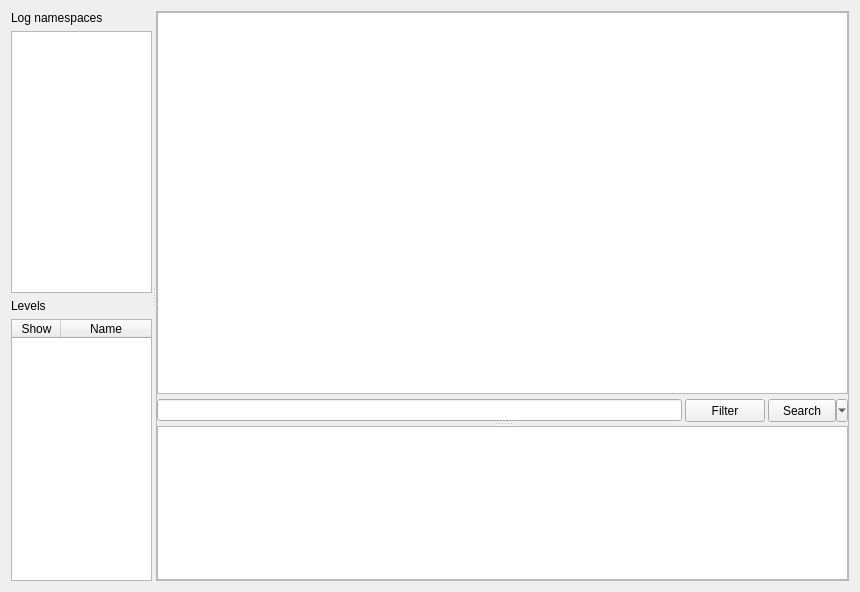
<?xml version="1.0" encoding="UTF-8"?>
<ui version="4.0">
 <class>Logger</class>
 <widget class="QWidget" name="Logger">
  <property name="geometry">
   <rect>
    <x>0</x>
    <y>0</y>
    <width>860</width>
    <height>592</height>
   </rect>
  </property>
  <property name="windowTitle">
   <string>outlogix logger</string>
  </property>
  <layout class="QHBoxLayout" name="horizontalLayout">
   <item>
    <widget class="QSplitter" name="horizontalSplitter">
     <property name="sizePolicy">
      <sizepolicy hsizetype="Expanding" vsizetype="Expanding">
       <horstretch>0</horstretch>
       <verstretch>0</verstretch>
      </sizepolicy>
     </property>
     <property name="orientation">
      <enum>Qt::Horizontal</enum>
     </property>
     <widget class="QWidget" name="verticalWidget_2" native="true">
      <property name="sizePolicy">
       <sizepolicy hsizetype="Preferred" vsizetype="Preferred">
        <horstretch>15</horstretch>
        <verstretch>0</verstretch>
       </sizepolicy>
      </property>
      <layout class="QVBoxLayout" name="verticalLayout_3">
       <property name="spacing">
        <number>3</number>
       </property>
       <property name="leftMargin">
        <number>0</number>
       </property>
       <property name="topMargin">
        <number>0</number>
       </property>
       <property name="rightMargin">
        <number>0</number>
       </property>
       <property name="bottomMargin">
        <number>0</number>
       </property>
       <item>
        <widget class="QSplitter" name="splitter">
         <property name="orientation">
          <enum>Qt::Vertical</enum>
         </property>
         <widget class="QWidget" name="layoutWidget">
          <layout class="QVBoxLayout" name="verticalLayout">
           <item>
            <widget class="QLabel" name="label">
             <property name="text">
              <string>Log namespaces</string>
             </property>
             <property name="margin">
              <number>1</number>
             </property>
            </widget>
           </item>
           <item>
            <widget class="QTreeView" name="namespaceTreeView">
             <property name="editTriggers">
              <set>QAbstractItemView::NoEditTriggers</set>
             </property>
             <property name="showDropIndicator" stdset="0">
              <bool>false</bool>
             </property>
             <property name="selectionMode">
              <enum>QAbstractItemView::ExtendedSelection</enum>
             </property>
             <property name="selectionBehavior">
              <enum>QAbstractItemView::SelectItems</enum>
             </property>
             <property name="autoExpandDelay">
              <number>-1</number>
             </property>
             <property name="indentation">
              <number>12</number>
             </property>
             <property name="rootIsDecorated">
              <bool>true</bool>
             </property>
             <property name="uniformRowHeights">
              <bool>false</bool>
             </property>
             <property name="itemsExpandable">
              <bool>true</bool>
             </property>
             <property name="animated">
              <bool>false</bool>
             </property>
             <property name="allColumnsShowFocus">
              <bool>false</bool>
             </property>
             <property name="headerHidden">
              <bool>true</bool>
             </property>
             <attribute name="headerDefaultSectionSize">
              <number>15</number>
             </attribute>
            </widget>
           </item>
           <item>
            <widget class="QLabel" name="label_3">
             <property name="text">
              <string>Levels</string>
             </property>
             <property name="margin">
              <number>1</number>
             </property>
            </widget>
           </item>
           <item>
            <widget class="QTableWidget" name="levelsTable">
             <property name="sizePolicy">
              <sizepolicy hsizetype="Expanding" vsizetype="Expanding">
               <horstretch>0</horstretch>
               <verstretch>0</verstretch>
              </sizepolicy>
             </property>
             <property name="autoScroll">
              <bool>false</bool>
             </property>
             <property name="editTriggers">
              <set>QAbstractItemView::NoEditTriggers</set>
             </property>
             <property name="showDropIndicator" stdset="0">
              <bool>false</bool>
             </property>
             <property name="defaultDropAction">
              <enum>Qt::MoveAction</enum>
             </property>
             <property name="selectionBehavior">
              <enum>QAbstractItemView::SelectRows</enum>
             </property>
             <property name="showGrid">
              <bool>true</bool>
             </property>
             <property name="gridStyle">
              <enum>Qt::SolidLine</enum>
             </property>
             <attribute name="horizontalHeaderDefaultSectionSize">
              <number>49</number>
             </attribute>
             <attribute name="horizontalHeaderHighlightSections">
              <bool>false</bool>
             </attribute>
             <attribute name="horizontalHeaderShowSortIndicator" stdset="0">
              <bool>false</bool>
             </attribute>
             <attribute name="horizontalHeaderStretchLastSection">
              <bool>true</bool>
             </attribute>
             <attribute name="verticalHeaderVisible">
              <bool>false</bool>
             </attribute>
             <attribute name="verticalHeaderDefaultSectionSize">
              <number>20</number>
             </attribute>
             <attribute name="verticalHeaderHighlightSections">
              <bool>true</bool>
             </attribute>
             <attribute name="verticalHeaderMinimumSectionSize">
              <number>15</number>
             </attribute>
             <attribute name="verticalHeaderStretchLastSection">
              <bool>false</bool>
             </attribute>
             <column>
              <property name="text">
               <string>Show</string>
              </property>
             </column>
             <column>
              <property name="text">
               <string>Name</string>
              </property>
             </column>
            </widget>
           </item>
          </layout>
         </widget>
        </widget>
       </item>
      </layout>
     </widget>
     <widget class="QSplitter" name="verticalSplitter">
      <property name="sizePolicy">
       <sizepolicy hsizetype="Expanding" vsizetype="Expanding">
        <horstretch>69</horstretch>
        <verstretch>0</verstretch>
       </sizepolicy>
      </property>
      <property name="frameShape">
       <enum>QFrame::StyledPanel</enum>
      </property>
      <property name="orientation">
       <enum>Qt::Vertical</enum>
      </property>
      <widget class="QWidget" name="verticalWidget" native="true">
       <property name="sizePolicy">
        <sizepolicy hsizetype="Expanding" vsizetype="Expanding">
         <horstretch>0</horstretch>
         <verstretch>7</verstretch>
        </sizepolicy>
       </property>
       <layout class="QVBoxLayout" name="verticalLayout_2">
        <property name="spacing">
         <number>5</number>
        </property>
        <property name="leftMargin">
         <number>0</number>
        </property>
        <property name="topMargin">
         <number>0</number>
        </property>
        <property name="rightMargin">
         <number>0</number>
        </property>
        <property name="bottomMargin">
         <number>0</number>
        </property>
        <item>
         <widget class="QTableView" name="loggerTable">
          <property name="sizePolicy">
           <sizepolicy hsizetype="Expanding" vsizetype="Expanding">
            <horstretch>0</horstretch>
            <verstretch>0</verstretch>
           </sizepolicy>
          </property>
          <property name="minimumSize">
           <size>
            <width>0</width>
            <height>0</height>
           </size>
          </property>
          <property name="font">
           <font>
            <family>Sans Serif</family>
           </font>
          </property>
          <property name="mouseTracking">
           <bool>false</bool>
          </property>
          <property name="autoScroll">
           <bool>true</bool>
          </property>
          <property name="editTriggers">
           <set>QAbstractItemView::NoEditTriggers</set>
          </property>
          <property name="tabKeyNavigation">
           <bool>false</bool>
          </property>
          <property name="showDropIndicator" stdset="0">
           <bool>false</bool>
          </property>
          <property name="dragDropOverwriteMode">
           <bool>false</bool>
          </property>
          <property name="selectionMode">
           <enum>QAbstractItemView::SingleSelection</enum>
          </property>
          <property name="selectionBehavior">
           <enum>QAbstractItemView::SelectRows</enum>
          </property>
          <property name="horizontalScrollMode">
           <enum>QAbstractItemView::ScrollPerPixel</enum>
          </property>
          <property name="wordWrap">
           <bool>false</bool>
          </property>
          <property name="cornerButtonEnabled">
           <bool>false</bool>
          </property>
          <attribute name="horizontalHeaderCascadingSectionResizes">
           <bool>false</bool>
          </attribute>
          <attribute name="horizontalHeaderHighlightSections">
           <bool>false</bool>
          </attribute>
          <attribute name="horizontalHeaderMinimumSectionSize">
           <number>20</number>
          </attribute>
          <attribute name="verticalHeaderVisible">
           <bool>false</bool>
          </attribute>
          <attribute name="verticalHeaderDefaultSectionSize">
           <number>20</number>
          </attribute>
          <attribute name="verticalHeaderHighlightSections">
           <bool>false</bool>
          </attribute>
         </widget>
        </item>
        <item>
         <widget class="QWidget" name="searchWidget" native="true">
          <property name="sizePolicy">
           <sizepolicy hsizetype="Preferred" vsizetype="Minimum">
            <horstretch>0</horstretch>
            <verstretch>0</verstretch>
           </sizepolicy>
          </property>
          <property name="minimumSize">
           <size>
            <width>0</width>
            <height>23</height>
           </size>
          </property>
          <property name="maximumSize">
           <size>
            <width>16777215</width>
            <height>23</height>
           </size>
          </property>
          <layout class="QHBoxLayout" name="searchLayout">
           <property name="spacing">
            <number>3</number>
           </property>
           <property name="leftMargin">
            <number>0</number>
           </property>
           <property name="topMargin">
            <number>0</number>
           </property>
           <property name="rightMargin">
            <number>0</number>
           </property>
           <property name="bottomMargin">
            <number>0</number>
           </property>
           <item>
            <widget class="QLineEdit" name="searchLine"/>
           </item>
           <item>
            <widget class="QPushButton" name="filterButton">
             <property name="sizePolicy">
              <sizepolicy hsizetype="Minimum" vsizetype="Minimum">
               <horstretch>0</horstretch>
               <verstretch>0</verstretch>
              </sizepolicy>
             </property>
             <property name="minimumSize">
              <size>
               <width>80</width>
               <height>0</height>
              </size>
             </property>
             <property name="maximumSize">
              <size>
               <width>60</width>
               <height>16777215</height>
              </size>
             </property>
             <property name="text">
              <string>Filter</string>
             </property>
            </widget>
           </item>
           <item>
            <widget class="QToolButton" name="searchDownButton">
             <property name="enabled">
              <bool>true</bool>
             </property>
             <property name="sizePolicy">
              <sizepolicy hsizetype="Minimum" vsizetype="Minimum">
               <horstretch>0</horstretch>
               <verstretch>0</verstretch>
              </sizepolicy>
             </property>
             <property name="minimumSize">
              <size>
               <width>80</width>
               <height>0</height>
              </size>
             </property>
             <property name="text">
              <string>Search</string>
             </property>
             <property name="popupMode">
              <enum>QToolButton::MenuButtonPopup</enum>
             </property>
             <property name="toolButtonStyle">
              <enum>Qt::ToolButtonTextOnly</enum>
             </property>
            </widget>
           </item>
          </layout>
         </widget>
        </item>
       </layout>
      </widget>
      <widget class="QTableView" name="detailTable">
       <property name="enabled">
        <bool>true</bool>
       </property>
       <property name="sizePolicy">
        <sizepolicy hsizetype="Expanding" vsizetype="Preferred">
         <horstretch>0</horstretch>
         <verstretch>3</verstretch>
        </sizepolicy>
       </property>
       <property name="minimumSize">
        <size>
         <width>0</width>
         <height>0</height>
        </size>
       </property>
       <property name="alternatingRowColors">
        <bool>true</bool>
       </property>
       <property name="selectionBehavior">
        <enum>QAbstractItemView::SelectRows</enum>
       </property>
       <attribute name="horizontalHeaderDefaultSectionSize">
        <number>100</number>
       </attribute>
       <attribute name="horizontalHeaderHighlightSections">
        <bool>false</bool>
       </attribute>
       <attribute name="horizontalHeaderStretchLastSection">
        <bool>true</bool>
       </attribute>
       <attribute name="verticalHeaderVisible">
        <bool>false</bool>
       </attribute>
       <attribute name="verticalHeaderDefaultSectionSize">
        <number>20</number>
       </attribute>
       <attribute name="verticalHeaderHighlightSections">
        <bool>false</bool>
       </attribute>
      </widget>
     </widget>
    </widget>
   </item>
  </layout>
 </widget>
 <resources/>
 <connections/>
</ui>
